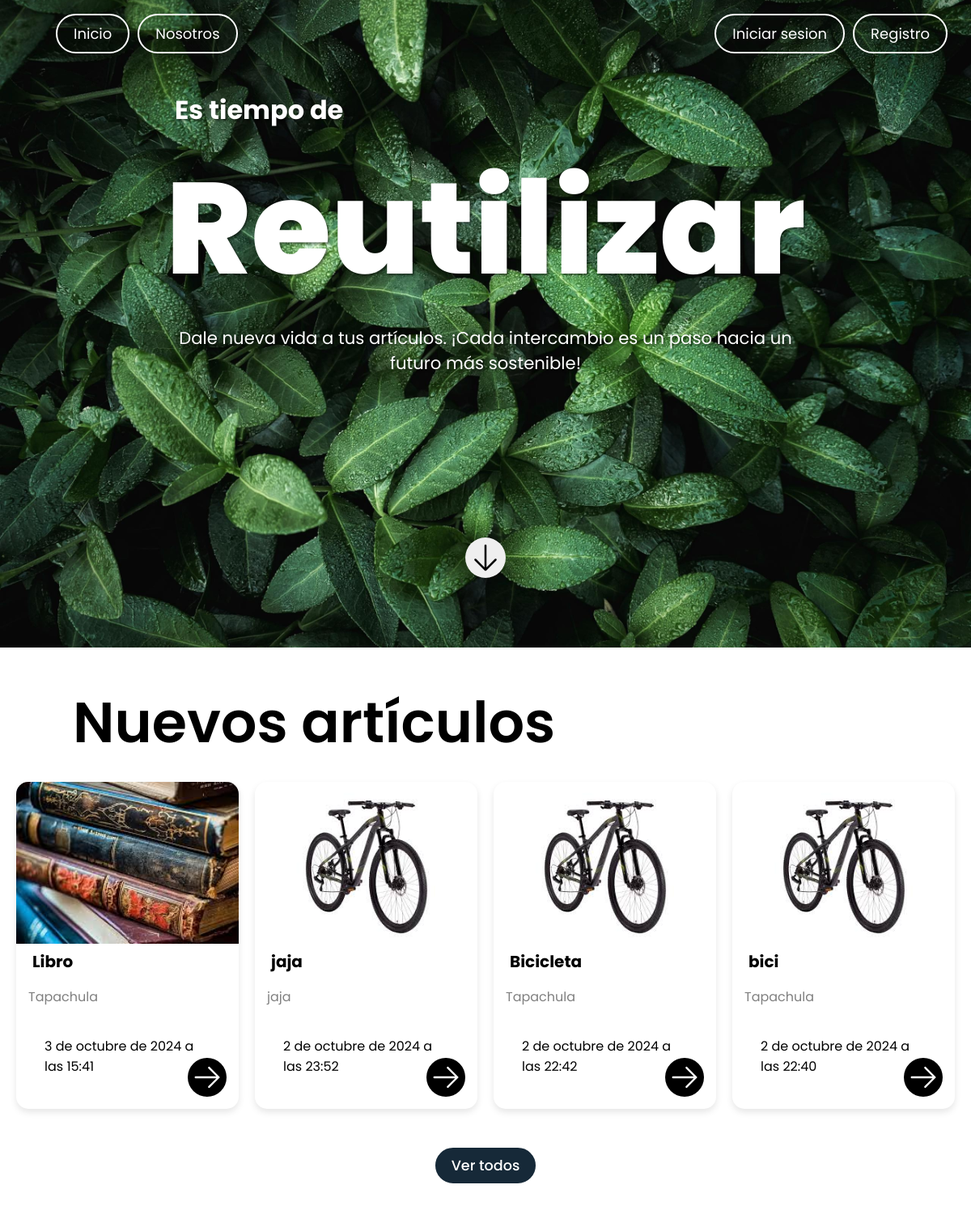
The page / on the database its author committed.
### core/models.py (models this page shows, shortened)
class Articulo(models.Model):
    nombre = models.CharField(max_length=100)
    descripcion = models.TextField()
    ubicacion = models.CharField(max_length=100)
    fecha_subida = models.DateTimeField(auto_now_add=True)
    fecha_actualizacion = models.DateTimeField(auto_now=True)
    imagen = models.ImageField(upload_to='articulos/', null=False, blank=False)
    usuario = models.ForeignKey(User, on_delete=models.CASCADE, null=False,blank=False)

### core/views.py (the view)
# urls.py: path('', ArticuloListView.as_view(), name='articulo-list'),
class ArticuloListView(ListView):
    model = Articulo
    template_name = 'core/index.html'
    context_object_name = 'articulos'
    paginate_by = 4
    ordering = ['-fecha_subida']

### core/templates/core/index.html (shortened to what this page needs)
{% load static %}
<!DOCTYPE html>
<html lang="es">
  <head>
    <link rel="stylesheet" href="{% static 'core/styles/style-home.css' %}" />
    <link rel="stylesheet" href="https://unpkg.com/aos@next/dist/aos.css" />
  </head>
  <body>
    <header>
      <nav class="navbar">
        <div data-aos="fade-in" class="nav-left">
          <ul>
            <li><img src="" alt="" class="logo" /></li>
            <li>
              <a
                data-aos="zoom-in"
                data-aos-duration="2000"
                class="nav-item"
                href="#"
                >Inicio</a
              >
            </li>
            <li>
              <a
                data-aos="zoom-in"
                data-aos-duration="2000"
                class="nav-item"
                href="{% url 'nosotros' %}"
                >Nosotros</a
              >
            </li>
          </ul>
        </div>
        <div class="nav-right">
          <ul>
            {% if not request.user.is_authenticated %}
            <li>
              <a
                data-aos="zoom-in"
                data-aos-duration="2000"
                class="nav-item"
                href="{% url 'login' %}"
                >Iniciar sesion</a
              >
            </li>
            <li>
              <a
                data-aos="zoom-in"
                data-aos-duration="2000"
                class="nav-item"
                href="{% url 'signup' %}"
                >Registro</a
              >
            </li>
            {% endif %}
          </ul>
        </div>
      </nav>
    </header>
    <main>
      <section class="hero-section">
        <div class="hero-content">
          <h1
            class="subtext-shadow"
            data-aos="fade-up"
            data-aos-duration="2000"
          >
            Es tiempo de
          </h1>
          <h2 class="title-shadow" data-aos="fade-up" data-aos-duration="2000">
            Reutilizar
          </h2>
          <p class="text-shadow" data-aos="fade-up" data-aos-duration="2000">
            Dale nueva vida a tus artículos. ¡Cada intercambio es un paso hacia
            un futuro más sostenible!
          </p>
          <div class="button-container">
            <button
              type="button"
              onclick="location.href='#product-section'"
              class="scroll-button"
              data-aos="slide-up"
              data-aos-duration="2000"
            >
            </button>
          </div>
        </div>
      </section>
      <section id="product-section">
        <div class="product-section-text-container">
          <div>
            <h2 class="product-section__title">Nuevos artículos</h2>
          </div>
        </div>
        <div class="card-container">
          {% for articulo in articulos %}
          <div class="card">
            <div class="card-img">
              {% if articulo.imagen %}
              <img src="{{articulo.imagen.url}}" alt="image1" class="zoom" data-articulo-id="{{articulo.pk}}"/>
              {% else %}
              <h2 class="no-images">No hay imagenes disponibles</h2>
              {% endif %}
            </div>
            <div class="card-content">
              <h2 class="item-name">{{articulo.nombre}}</h2>
              <p class="item-location">{{articulo.ubicacion}}</p>
              <p class="item-datetime" style="padding: 20px;">{{articulo.fecha_subida}}</p>
              <button type="button" class="arrow-icon" onclick="location.href='{% url 'articulo-detail' articulo.pk %}'">
                <svg
                  xmlns="http://www.w3.org/2000/svg"
                  fill="none"
                  viewBox="0 0 24 24"
                  stroke-width="1.5"
                  stroke="currentColor"
                  class="svg-arrow-icon"
                >
                  <path
                    stroke-linecap="round"
                    stroke-linejoin="round"
                    d="M13.5 4.5 21 12m0 0-7.5 7.5M21 12H3"
                  />
                </svg>
              </button>
            </div>
          </div>
          {% endfor %}
        </div>
      </section>
    </main>
    <footer class="footer">
      <button id="button-see-all" onclick="location.href='{% url 'articulos-view-all' %}'">Ver todos</button>
    </footer>
  </body>
</html>

### core/static/core/styles/style-home.css (style rules this page uses)
:root { --font-family: "Poppins", sans-serif; }
html { scroll-behavior: smooth; }
body { font-family: var(--font-family); color: white; margin: 0; padding: 0; }
header { position: relative; z-index: 10; }
.navbar { width: 100%; display: flex; justify-content: space-between; align-items: center; padding: 1.5rem 1.5rem; position: absolute; top: 0; left: 0; box-sizing: border-box; }
.navbar ul { list-style: none; display: flex; margin: 0; padding: 0; }
.navbar li { margin: 0.25rem 0.3125rem; }
.navbar a { color: white; text-decoration: none; text-align: center; padding: 0.625rem 1.25rem; border: 0.125rem solid white; border-radius: 1.875rem; transition: background-color 0.3s, color 0.3s; }
.nav-item { font-size: 1.125rem; }
.hero-section { height: 100vh; background: url("../assets/Botanical.jpg") no-repeat center center/cover; display: flex; flex-direction: column; justify-content: center; align-items: center; text-align: center; color: white; position: relative; }
.hero-content h1 { font-size: 2rem; margin-bottom: 0.125rem; padding-left: 1rem; align-items: center; }
.hero-content h2 { font-size: 10rem; margin: 0; font-weight: 800; }
.hero-content p { font-size: 1.325rem; max-width: 50rem; }
.subtext-shadow { text-align: left; text-shadow: 2px 2px 3px rgba(0, 0, 0, 0.5); }
.title-shadow { text-shadow: 2px 2px 3px rgba(0, 0, 0, 0.5); margin: 0; }
.text-shadow { text-shadow: 2px 2px 3px rgba(0, 0, 0, 0.5); margin: 0; }
.button-container { display: flex; align-items: center; justify-content: center; margin-top: 200px; }
.scroll-button { right: 15px; width: 50px; height: 50px; border: none; border-radius: 50%; padding: 5px; cursor: pointer; bottom: 70px; border: none; }
.product-section-text-container { display: flex; align-items: center; justify-content: space-between; }
.product-section__title { margin: 40px 0 0; padding-left: 90px; color: black; font-size: 70px; font-weight: 600; flex: 1; }
.card-container { display: flex; justify-content: center; gap: 20px; padding: 20px; }
.card { background-color: white; border-radius: 15px; overflow: hidden; box-shadow: 0 4px 8px rgba(0, 0, 0, 0.1); width: 300px; text-align: center; position: relative; color: black; }
.card-img { position: relative; }
.card-img img:first-child { width: auto; height: 200px; object-fit: cover; }
.card-content { padding: 0 15px 15px 15px; text-align: left; }
.card-content h2 { font-size: 20px; margin-bottom: 5px; }
.item-name { margin: 0 5px 5px; }
.item-location { color: gray; margin-bottom: 5px; }
.item-datetime { font-weight: 400; margin-bottom: 5px; }
.arrow-icon { position: absolute; bottom: 15px; right: 15px; width: 48px; height: 48px; background-color: rgb(0, 0, 0); border: none; border-radius: 50%; padding: 5px; cursor: pointer; }
.svg-arrow-icon { stroke: white; }
.footer { height: 100px; display: flex; justify-content: center; align-items: center; }
#button-see-all { width: 8rem; height: 3rem; border-radius: 1.875rem; border: 0.125rem solid white; background-color: #162938; color: white; font-size: 1.1rem; font-family: var(--font-family); font-weight: 500; transition: .5s; }

### rows shown on the page
Articulo: imagen (picture), nombre "Libro", ubicacion "Tapachula", fecha_subida "3 de octubre de 2024 a las 15:41"
Articulo: imagen (picture), nombre "jaja", ubicacion "jaja", fecha_subida "2 de octubre de 2024 a las 23:52"
Articulo: imagen (picture), nombre "Bicicleta", ubicacion "Tapachula", fecha_subida "2 de octubre de 2024 a las 22:42"
Articulo: imagen (picture), nombre "bici", ubicacion "Tapachula", fecha_subida "2 de octubre de 2024 a las 22:40"
